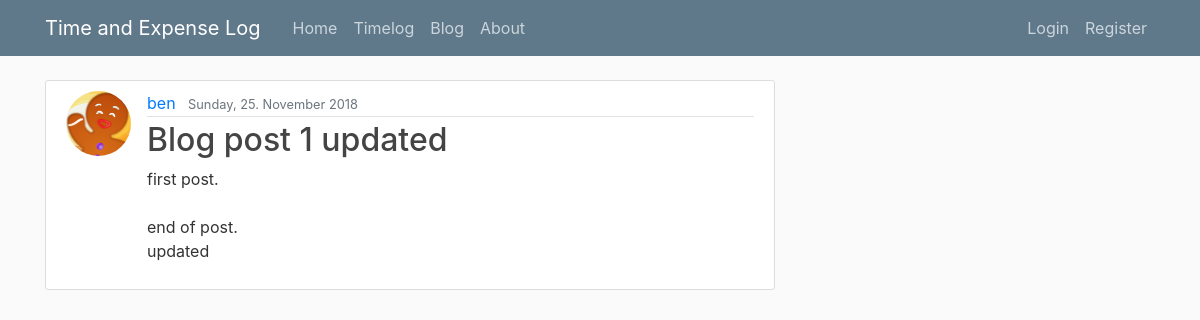
/blog/post/1, run on the app's committed database.
### timexlog/models.py (models this page shows, shortened)
class User(db.Model, UserMixin):
    id = db.Column(db.Integer, primary_key=True)
    username = db.Column(db.String(20), unique=True, nullable=False)
    email = db.Column(db.String(120), unique=True, nullable=False)
    image_file = db.Column(db.String(20), nullable=False,
                           default='default.png')
    password = db.Column(db.String(60), nullable=False)
    agree_conditions = db.Column(db.Boolean, nullable=False, default=False)
    posts = db.relationship('Post', backref='author', lazy=True)
    timelogs = db.relationship('Timelog', backref='employee', lazy=True)

class Post(db.Model):
    id = db.Column(db.Integer, primary_key=True)
    title = db.Column(db.String(100), nullable=False)
    date_posted = db.Column(db.DateTime, nullable=False,
                            default=datetime.utcnow())
    content = db.Column(db.Text, nullable=False)
    user_id = db.Column(db.Integer, db.ForeignKey('user.id'), nullable=False)

### timexlog/blog/routes.py (the view)
@blog.route("/blog/post/<int:post_id>")
def post(post_id):
    post_cur = Post.query.get_or_404(post_id)
    return render_template('post.html', title=post_cur.title, post=post_cur)

### timexlog/templates/post.html (shortened to what this page needs)
{% extends "layout.html" %}
{% block content %}
	<article class="media content-section">
		<img class="rounded-circle article-img" src="{{ url_for('static', filename='profile_pics/' + post.author.image_file) }}">
		<div class="media-body">
			<div class="article-metadata">
				<a class="mr-2" href="#">{{ post.author.username }}</a>
				<small class="text-muted">{{ "{date:%A}, {date.day}. {date:%B} {date.year}".format(date=post.date_posted) }}</small>
			</div>
			<h2 class="article-title">{{ post.title }}</h2>
			<p class="article-content">{{ post.content }}</p>
		</div>
	</article>
{% endblock content %}

### timexlog/static/main.css (style rules this page uses)
body { background: #fafafa; color: #333333; margin-top: 5rem; }
h1, h2, h3, h4, h5, h6 { color: #444444; }
.content-section { background: #ffffff; padding: 10px 20px; border: 1px solid #dddddd; border-radius: 3px; margin-bottom: 20px; }
.article-title { color: #444444; }
.article-content { white-space: pre-line; }
.article-img { height: 65px; width: 65px; margin-right: 16px; }
.article-metadata { padding-bottom: 1px; margin-bottom: 4px; border-bottom: 1px solid #e3e3e3 }

### data on the page
User: image_file (picture), author.username "ben"
Post: date_posted "Sunday, 25. November 2018", title "Blog post 1 updated", content "first post. end of post. updated"
